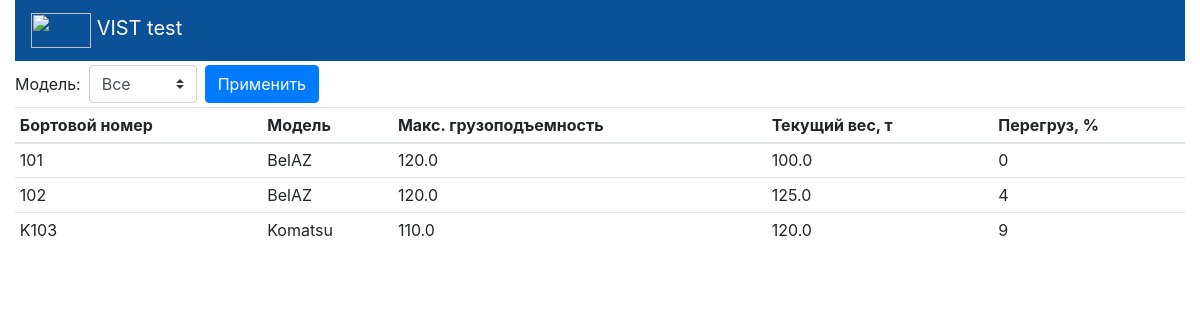
The app's page /trucks/ with its own data.
### trucks/models.py (models this page shows, shortened)
class Truck(models.Model):
    garage_number = models.CharField(max_length=200)
    model = models.ForeignKey(TruckModel, on_delete=models.CASCADE)
    current_weight = models.FloatField(default=0)
    @property
    def check_overload(self):
        if self.current_weight > self.model.weight_capacity:
            overweight = round((self.current_weight / self.model.weight_capacity) * 100, 2)
            return round((overweight - 100), )
        return 0

class TruckModel(models.Model):
    model_name = models.CharField(max_length=200)
    weight_capacity = models.FloatField(blank=False, default=100, validators=[validate_zero])
    def __str__(self):
        return self.model_name

### trucks/views.py (the view)
# urls.py: path('', views.index, name="index")
def index(request):
    truck_list = Truck.objects.all()
    models = TruckModel.objects.all()
    model = request.GET.get('model')
    if is_valid_queryparam(model) and model != "Все":
        truck_list = truck_list.filter(model=model)
    context = {
        'truck_list': truck_list,
        'models': models
    }
    return render(request, 'trucks/index.html', context)

### trucks/views.py (called while the page is built)
def is_valid_queryparam(param):
    return param != '' and param is not None

### trucks/templates/trucks/index.html (shortened to what this page needs)
<!DOCTYPE html>
<html lang="en">
    <head>
    <link rel="stylesheet" href="https://stackpath.bootstrapcdn.com/bootstrap/4.4.1/css/bootstrap.min.css"
>
</head>
    <body>
        <div class="container-fluid">
        <nav class="navbar navbar-dark " style="background-color: #0a5198;">
            <a class="navbar-brand" href="https://vistgroup.ru/" target="_blank">
                <img src="https://controleng.ru/wp-content/uploads/N_vistgroup__VistGroup-400x200.jpg" width="60" height="35"
                     class="d-inline-block align-top" alt="">
                VIST test
            </a>
        </nav>
        <form class="form-inline" method="GET" action=".">
            <label class="my-1 mr-2" for="model">Модель: </label>
            <select class="custom-select my-1 mr-sm-2" id="model" name="model">
                <option selected>Все</option>
            </select>
            <button type="submit" class="btn btn-primary my-1">Применить</button>
        </form>
        <table class="table table-sm table-hover">
            <thead>
                <tr>
                    <th scope="col">Бортовой номер</th>
                    <th scope="col">Модель</th>
                    <th scope="col">Макс. грузоподъемность</th>
                    <th scope="col">Текущий вес, т</th>
                    <th scope="col">Перегруз, %</th>
                </tr>
            </thead>
            <tbody>
                {% for t in truck_list %}
                    <tr>
                        <td>{{ t.garage_number }}</td>
                        <td>{{ t.model }}</td>
                        <td>{{ t.model.weight_capacity }}</td>
                        <td>{{ t.current_weight }}</td>
                        <td>{{ t.check_overload }}</td>
                    </tr>
                {% endfor %}
            </tbody>
        </table>
    </div>
</body>
</html>

### records on screen
Truck: garage_number "101", model "BelAZ", model.weight_capacity "120.0", current_weight "100.0", check_overload "0"
Truck: garage_number "102", model "BelAZ", model.weight_capacity "120.0", current_weight "125.0", check_overload "4"
Truck: garage_number "K103", model "Komatsu", model.weight_capacity "110.0", current_weight "120.0", check_overload "9"
